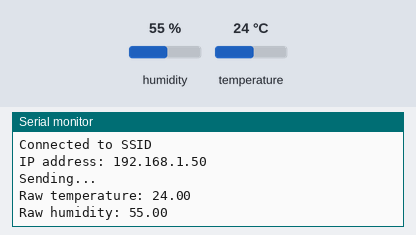
Recording of a sketch running on a simulated ESP32. Parts: the last lines printed to the serial monitor. The test bench sets the inputs (shaded band); at power-on: humidity 55 %, temperature 24 °C. WiFi joins after 1.5 s; servers stay silent unless stated; uploads are accepted with an empty reply.

Above: at 2.7 s.
2.8 s: humidity set to 22 %
At 7.3 s:
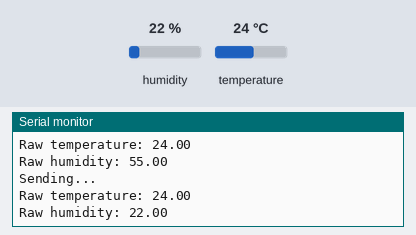
8.6 s: temperature set to 12 °C
At 13.3 s:
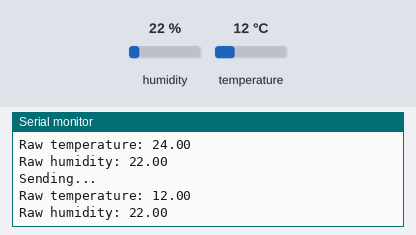
14.4 s: humidity set to 40 %
At 18.1 s:
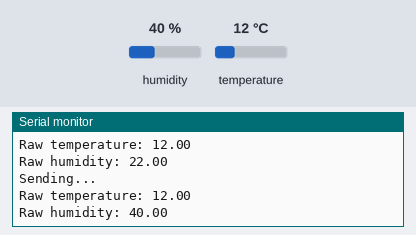
Timing chart, 0 to 19.6 s (numbered marks = the images above; inputs shaded):
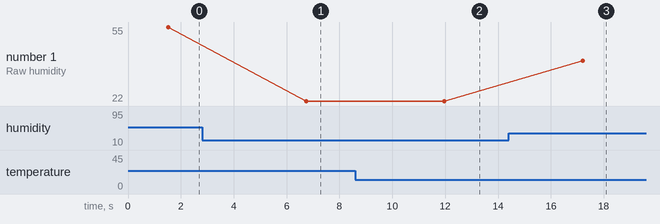

The sketch:

Lab2Task5.ino
```cpp
#include <Arduino.h>
#include <WiFi.h>
#include <WiFiMulti.h>
#include <HTTPClient.h>
#include "DHT.h"  //Use DHT sensor library from Lab 1

WiFiMulti wifiMulti;

const char* ssid = "SSID";
const char* password = "Password!";

const char* laptopAt = "Ipaddress"; //Laptop IP address

// DHT sensor setup
#define DHTPIN 4     //conneted to GPIO pin 4
#define DHTTYPE DHT11
DHT dht(DHTPIN, DHTTYPE);

void setup() {

    Serial.begin(115200);
    dht.begin();

    wifiMulti.addAP(ssid, password);

    while (wifiMulti.run() != WL_CONNECTED) {
      delay(500);
    }
    Serial.print("Connected to ");
    Serial.println(ssid);
    Serial.print("IP address: ");
    Serial.println(WiFi.localIP());
}

void loop() {
  if (WiFi.status() == WL_CONNECTED){
    Serial.println("Sending...");

    float temperature = dht.readTemperature();
    float humidity = dht.readHumidity();

    Serial.print("Raw temperature: ");
    Serial.println(temperature);
    Serial.print("Raw humidity: ");
    Serial.println(humidity);

    if (isnan(temperature) || isnan(humidity)) {
      Serial.println("Failed to read!");
      return;
    }

    int temperatureInt = (int)temperature;
    int humidityInt = (int)humidity;

    HTTPClient http;

    String url = laptopAt;
    url += "/data?data1=" + String(temperatureInt) + "&data2=" + String(humidityInt);

    http.begin(url);
    int returnCode = http.GET();   //Perform GET request

    if (returnCode > 0){
      String payload = http.getString();
      Serial.println(payload);
    }
    http.end();

  } else {
    Serial.println("WiFi disconnected");
  }

  delay(5000);
}
```

Measured:
- after the input at 2.8 s, the serial monitor: prints a new line after 4.0 s (image 1)
- after the input at 8.6 s, the serial monitor: prints a new line after 3.4 s (image 2)
- after the input at 14.4 s, the serial monitor: prints a new line after 2.8 s (image 3)
- plotted number 1: 55 → 22 after the input at 2.8 s, 22 → 40 after the input at 14.4 s
